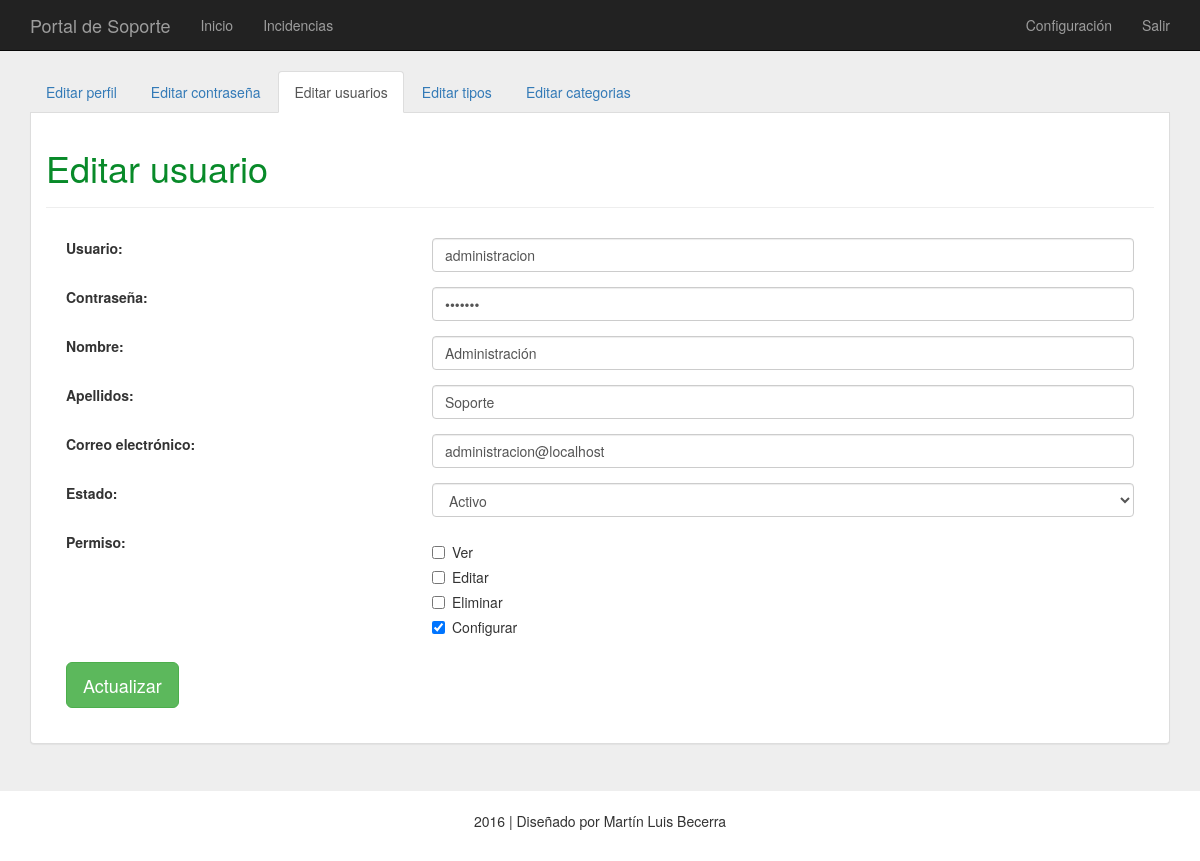
Page /proyecto/configuracion/index.php?opcion=editarUsuario&id=1 (signed in) on the committed database.
### tables this page shows
CREATE TABLE `opciones` (
  `id` int(11) NOT NULL,
  `opcion` varchar(255) NOT NULL,
  `titulo` varchar(255) NOT NULL,
  `menu` int(11) NOT NULL,
  PRIMARY KEY (`id`,`opcion`),
  CONSTRAINT `idSeccion` FOREIGN KEY (`id`) REFERENCES `secciones` (`id`)
);

CREATE TABLE `usuarios` (
  `id` int(11) NOT NULL AUTO_INCREMENT,
  `usuario` varchar(255) NOT NULL,
  `contrasena` varchar(255) NOT NULL,
  `nombre` varchar(255) NOT NULL,
  `apellidos` varchar(255) NOT NULL,
  `correoelectronico` mediumtext NOT NULL,
  `estado` int(11) NOT NULL,
  PRIMARY KEY (`id`,`usuario`),
  UNIQUE KEY `usuario` (`usuario`)
);

CREATE TABLE `permisos` (
  `id` int(11) NOT NULL,
  `ver` int(11) NOT NULL,
  `editar` int(11) NOT NULL,
  `eliminar` int(11) NOT NULL,
  `mostrar` int(11) NOT NULL,
  `configurar` int(11) NOT NULL,
  PRIMARY KEY (`id`),
  UNIQUE KEY `id` (`id`),
  KEY `idUsuarioPermiso` (`id`)
);

### proyecto/conf/permiso.php (called while the page is built, shortened)
<?php
	if(isset($_SESSION['id'])){
		$id = $_SESSION['id'];
		$sql = "SELECT * FROM permisos WHERE id=:id";
		$resultado = $conn->prepare($sql);
		$resultado->bindValue(':id', $id);
		$resultado->execute();
		$registro = $resultado->fetch();
		if ($registro) {
			$configurar = $registro['configurar'];
		}
	}
?>

### proyecto/conf/seccion.php (called while the page is built, shortened)
<?php
	$seccion = basename(parse_url(getcwd(), PHP_URL_PATH));
	$sql = "SELECT * FROM secciones WHERE seccion=:seccion";
	$resultado = $conn->prepare($sql);
	$resultado->bindValue(':seccion', $seccion);
	$resultado->execute();
	$registro = $resultado->fetch();
	if ($registro) {
		$id = $registro['id'];
		if(isset($_GET['opcion'])){
			$sql = "SELECT * FROM opciones WHERE id=:id and opcion=:opcion";
			$resultado = $conn->prepare($sql);
			$resultado->bindValue(':id', $id);
			$resultado->bindValue(':opcion', $_GET['opcion']);
			$resultado->execute();
			$registro = $resultado->fetch();
			if ($registro) {
				$titulo_principal = $registro['titulo'];
				$contenido = $registro['opcion'];
			}
		}
	}
?>

### proyecto/configuracion/bd/editarUsuario.php (called while the page is built, shortened)
<?php
	require('../conf/conexion.php');
	if ($_SERVER["REQUEST_METHOD"] == "POST") {
		$id					= htmlentities(addslashes($_GET['id']));
		$usuario		   	= htmlentities(addslashes($_POST['usuario']));
		$nombre				= htmlentities(addslashes($_POST['nombre']));
		$apellidos			= htmlentities(addslashes($_POST['apellidos']));
		$correoelectronico	= htmlentities(addslashes($_POST['correoelectronico']));
		$estado				= htmlentities(addslashes($_POST['estado']));
		$contraseña			= htmlentities(addslashes($_POST['contrasena']));
		$contrasena = md5($nuevaContrasena);
		$sql = "UPDATE usuarios SET usuario=:usuario, nombre=:nombre, apellidos=:apellidos, correoelectronico=:correoelectronico, estado=:estado, contrasena=:contrasena WHERE id=:id";
		$resultado = $conn->prepare($sql);
		$resultado->bindParam(':id', $id);
		$resultado->bindParam(':usuario', $usuario);
		$resultado->bindParam(':nombre', $nombre);
		$resultado->bindParam(':apellidos', $apellidos);
		$resultado->bindParam(':correoelectronico', $correoelectronico);
		$resultado->bindParam(':estado', $estado);
		$resultado->bindParam(':contrasena', $contrasena);
		if($resultado->execute()){
			foreach($_POST['permisos'] as $valor)
			{
				if($valor == 'ver') { $verValor = 1; }
				if($valor == 'editar') { $editarValor = 1; }
				if($valor == 'eliminar') { $eliminarValor = 1; }
				if($valor == 'configurar') { $configurarValor = 1; }
			}
			$sql = "UPDATE permisos SET ver=:ver, editar=:editar, eliminar=:eliminar, configurar=:configurar WHERE id=:id";
			$resultado = $conn->prepare($sql);
			$resultado->bindParam(':id', $id);
			$resultado->bindParam(':ver', $verValor);
			$resultado->bindParam(':editar', $editarValor);
			$resultado->bindParam(':eliminar', $eliminarValor);
			$resultado->bindParam(':configurar', $configurarValor);
			if ($resultado->execute()) {
				$sql = "SELECT * FROM permisos WHERE id=:id";
				$resultadopermisos = $conn->prepare($sql);
				$resultadopermisos->bindValue(':id', $id);
				$resultadopermisos->execute();
				$registropermisos = $resultadopermisos->fetch();
				$_SESSION['aviso'] = '<p class="correcto">Ya modificado usuario.</p>';
				header('location: /proyecto/configuracion/index.php?opcion=usuarios');
			}
		}
	} else {
		$id	= htmlentities(addslashes($_GET['id']));
		$sql = "SELECT * FROM usuarios WHERE id=:id";
		$resultado = $conn->prepare($sql);
		$resultado->bindValue(':id', $id);
		$resultado->execute();
		$registro = $resultado->fetch();
		if ($registro) {
			$usuario 			= $registro['usuario'];
			$nombre 			= $registro['nombre'];
			$apellidos 			= $registro['apellidos'];
			$correoelectronico	= $registro['correoelectronico'];
			$estado				= $registro['estado'];
			$sql = "SELECT * FROM permisos WHERE id=:id";
			$resultadopermisos = $conn->prepare($sql);
			$resultadopermisos->bindValue(':id', $id);
			$resultadopermisos->execute();
			$registropermisos = $resultadopermisos->fetch();
		}
	}
?>

### proyecto/conf/conexion.php (called while the page is built, shortened)
<?php
	$contrasena = "abc123.";
?>

### proyecto/configuracion/mod/editarUsuario.php (the view, shortened to what this page needs)
<?php if($configurar == 1): ?>
	<div class="container">
		<div class="panel panel-default configuracion">
			<div class="panel-body">
				<div class="titulo">
					<h1><?php echo $titulo_principal ?></h1>
				</div>
				<form name="formulario" method="post" action="<?php echo htmlspecialchars($_SERVER["PHP_SELF"]."?opcion={$contenido}&id={$id}"); ?>">
					<fieldset>
					<div class="form-group row">
						<label for="usuario" class="col-sm-4 col-form-label" required><b>Usuario:</b></label>
						<div class="col-sm-8">
							<input type="text" class="form-control" id="usuario" name="usuario" placeholder="Usuario" value="<?php echo $usuario;; ?>" required>
						</div>
					</div>
					<div class="form-group row">
						<label for="contrasena" class="col-sm-4 col-form-label" required><b>Contraseña:</b></label>
						<div class="col-sm-8">
							<input type="password" class="form-control" id="contrasena" name="contrasena" placeholder="Contraseña" value="<?php echo $contrasena; ?>" required>
						</div>
					</div>
					<div class="form-group row">
						<label for="nombre" class="col-sm-4 col-form-label" required><b>Nombre:</b></label>
						<div class="col-sm-8">
							<input type="text" class="form-control" id="nombre" name="nombre" placeholder="Nombre" value="<?php echo $nombre; ?>" required>
						</div>
					</div>
					<div class="form-group row">
						<label for="apellidos" class="col-sm-4 col-form-label" required><b>Apellidos:</b></label>
						<div class="col-sm-8">
							<input type="text" class="form-control" id="apellidos" name="apellidos" placeholder="Apellidos" value="<?php echo $apellidos; ?>" required>
						</div>
					</div>
					<div class="form-group row">
						<label for="correoelectronico" class="col-sm-4 col-form-label" required><b>Correo electrónico:</b></label>
						<div class="col-sm-8">
							<input type="email" class="form-control" id="correoelectronico" name="correoelectronico" placeholder="Correo electrónico" value="<?php echo $correoelectronico; ?>" required>
						</div>
					</div>
					<div class="form-group row">
						<label for="estado" class="col-sm-4 col-form-label"><b>Estado:</b></label>
						<div class="col-sm-8">
							<select class="form-control" id="estado" name="estado" required>
								<option value="1" <?php if($estado == 1) echo "selected"; ?>>Activo</option>
							</select>
						</div>
					</div>
					<div class="form-group row">
						<label for="permiso" class="col-sm-4 col-form-label"><b>Permiso:</b></label>
						<div class="col-sm-8">
							<div class="checkbox">
							  <label>
								<input type="checkbox" id="permisos[]" name="permisos[]" value="ver" <?php if($registropermisos['ver'] == 1) { echo 'checked="checked"'; } ?>>
								Ver
							  </label>
							</div>
							<div class="checkbox">
							  <label>
								<input type="checkbox" id="permisos[]" name="permisos[]" value="editar" <?php if($registropermisos['editar'] == 1) { echo 'checked="checked"'; } ?>>
								Editar
							  </label>
							</div>
							<div class="checkbox">
							  <label>
								<input type="checkbox" id="permisos[]" name="permisos[]" value="eliminar" <?php if($registropermisos['eliminar'] == 1) { echo 'checked="checked"'; } ?>>
								Eliminar
							  </label>
							</div>
							<div class="checkbox">
							  <label>
								<input type="checkbox" id="permisos[]" name="permisos[]" value="configurar" <?php if($registropermisos['configurar'] == 1) { echo 'checked="checked"'; } ?>>
								Configurar
							  </label>
							</div>
						</div>
					</div>
					<button type="submit" id="actualizar" class="btn btn-lg btn-success">Actualizar</button>
					</fieldset>
				</form>
			</div>
		</div>
	</div>
<?php else: header('location: error.php');  endif; ?>

### proyecto/css/general.css (style rules this page uses)
html { position: relative; min-height: 100%; }
body { background-color: #EEEEEE; margin-bottom: 60px; }
.titulo { color: #088A29; margin-bottom: 20px; padding-bottom: 9px; border-bottom: 1px solid #EEEEEE; }
.configuracion { border: 1px solid #ddd; border-top: 0px; border-radius: 0px 0px 4px 4px; }
.panel { margin-bottom: 5%; }

### proyecto/css/configuracion.css (style rules this page uses)
fieldset { padding: 10px; margin: 10px; }
button { left:0px; }

### rows in the picture
opciones: titulo "Editar usuario"
usuarios: usuario "administracion", nombre "Administración", apellidos "Soporte", correoelectronico "administracion@localhost", estado "Activo"
permisos: configurar "☑"
